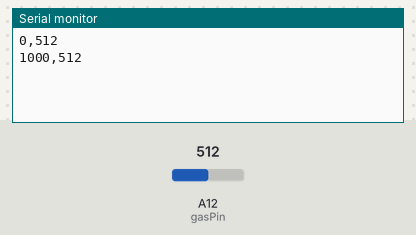
A sketch run on a simulated Arduino Mega 2560, built with avr-gcc and run on an emulated ATmega2560. Parts: the last lines printed to the serial monitor. The test bench sets the inputs (shaded band); at power-on: A12 (gasPin) = 512.

Above: at 1.8 s.
1.9 s: A12 (gasPin) set to 716
At 2.4 s:
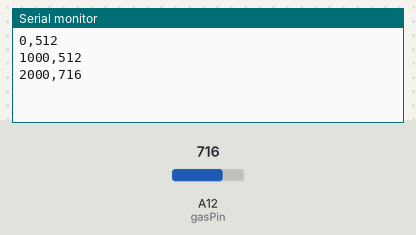
3.4 s: A12 (gasPin) set to 900
At 4.8 s:
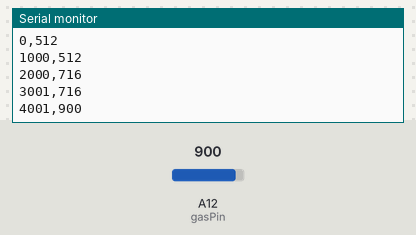
Timing chart, 0 to 6.4 s (numbered marks = the images above; inputs shaded):
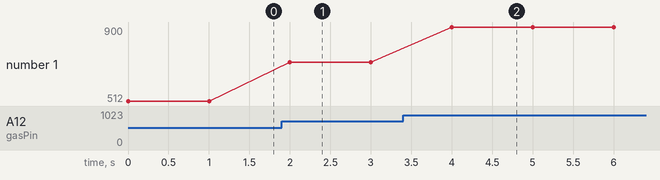

Measured:
- after the input at 1.9 s, the serial monitor: prints a new line after 0.10 s (image 1)
- after the input at 3.4 s, the serial monitor: prints a new line after 0.60 s (image 2)
- plotted number 1: 512 → 716 after the input at 1.9 s, 716 → 900 after the input at 3.4 s

The sketch:

GasSensor_102614.ino
```cpp
/*
CFC sensor for HAB Arduino program
- analogRead value from CFC sensor
- Map value from 1-100 (or 1-1000);
--> UNLESS MORE RELEVANT VALUES DESIRED (i.e. "PPM")

Considerations:
- Cannot use Arduino 5V for heater (NOT TRUE...PERFORMED SUCCESSFULLY)
--> Requires ~850mW to power
- Unknown whether it will need to be powered the whole time
--> If not, use Arduino to trip relay for sending power to heater
--> Determine necessary heating time before ?drift? no longer occurs
---> TEST THIS AT LOW TEMPERATURES
*/

#define debugMode

//#include <SdFat.h>

const int gasPin = A12;
//const int sdSlaveSelect = 53;

//SdFat sd;
//SdFile cfcFile;

void setup() {
  Serial.begin(19200);

  /*if(!sd.begin(sdSlaveSelect, SPI_FULL_SPEED)) sd.initErrorHalt("Failed to initiate SD card.");

  if(!cfcFile.open("CFC.TXT", O_RDWR | O_CREAT | O_AT_END)) sd.errorHalt("Error writing data to log file.");
  cfcFile.println(F("$$$$$$$$$$$$$$$$"));
  cfcFile.close();*/

#ifndef debugMode
  //delay(600000);  // Needed for CFC heater to reach optimal temperature
#endif
}

void loop() {
  int gasVal = analogRead(gasPin);
  Serial.print(millis());
  Serial.print(F(","));
  Serial.println(gasVal);

  /*if(!cfcFile.open("CFC.TXT", O_RDWR | O_CREAT | O_AT_END)) sd.errorHalt("Error writing data to log file.");
  cfcFile.print(millis());
  cfcFile.print(F(","));
  cfcFile.println(gasVal);
  cfcFile.close();*/

  //int gasValMapped = map(gasVal, 0, 1023, 0, 100);  // Map analogRead to value b/w 1-100
  //Serial.println(gasValMapped);

  delay(1000);

  /*digitalWrite(cfcPowPin, LOW);
  Serial.println(F("CFC heater disabled."));
  delay(5000);
  unsigned long cfcTimer = millis();
  for(int x = 0; x < 60; x++) {
    int gasVal = analogRead(gasPin);
    int cfcElapsed = (millis() - cfcTimer) / 1000;
    Serial.print(cfcElapsed);
    Serial.print(F(" seconds: "));
    Serial.println(gasVal);
    delay(30000);
  }
  boolean finishProgram = true;
  Serial.println(F("Program complete."));
  while(finishProgram == true) {
    delay(1);
  }*/
}
```
